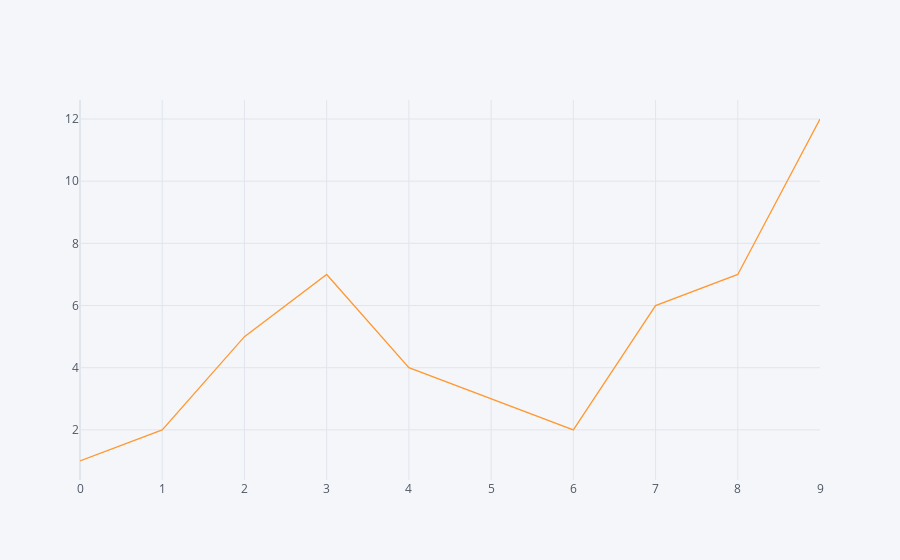

Notebook cell for this chart:
### Markdown cell above
Nun soll ein Linegraph für dieses DataFrame erzeugt werden.

### Code cell
df.iplot()

### Figure 1 — Plotly figure (JSON) as saved in the notebook; plotly's stock layout.template omitted (floating-point values rounded to 4 significant figures)
{"data": [{"line": {"color": "rgba(255, 153, 51, 1.0)", "dash": "solid", "shape": "linear", "width": 1.3}, "mode": "lines", "name": "0", "text": "", "type": "scatter", "x": [0, 1, 2, 3, 4, 5, 6, 7, 8, 9], "y": [1, 2, 5, 7, 4, 3, 2, 6, 7, 12]}], "layout": {"legend": {"bgcolor": "#F5F6F9", "font": {"color": "#4D5663"}}, "paper_bgcolor": "#F5F6F9", "plot_bgcolor": "#F5F6F9", "title": {"font": {"color": "#4D5663"}}, "xaxis": {"gridcolor": "#E1E5ED", "showgrid": true, "tickfont": {"color": "#4D5663"}, "title": {"font": {"color": "#4D5663"}, "text": ""}, "zerolinecolor": "#E1E5ED"}, "yaxis": {"gridcolor": "#E1E5ED", "showgrid": true, "tickfont": {"color": "#4D5663"}, "title": {"font": {"color": "#4D5663"}, "text": ""}, "zerolinecolor": "#E1E5ED"}}}
